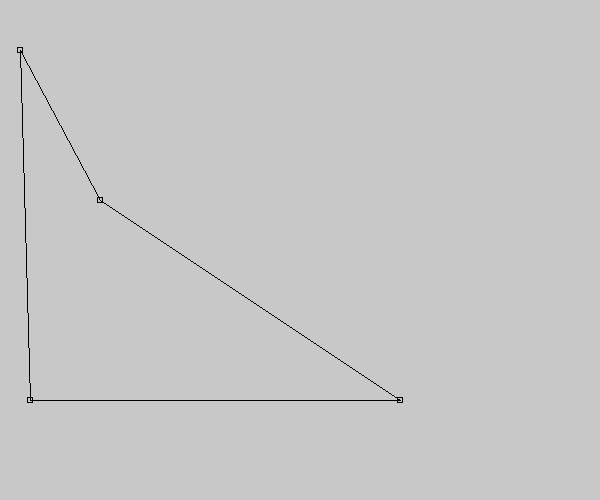
Frame 1 (no input)
Frame 60 (the mouse pressed at the canvas centre just before this capture): identical to frame 1, image omitted
Frame 120 (the mouse held since frame 60 and released just before this capture): identical to frame 1, image omitted

The Processing sketch that drew this single still picture (run headless with seeded random() and noise(); from frame 60 on, the mouse is pressed at the canvas centre):

// Processing sketch: insidePolygon
// ── insidePolygon.pde
PVector[] points = new PVector[4];
PVector P;

void draw()
{
  background(200);
  beginShape();
  
  if (checkPointInsidePolygon (points, P)) 
    fill (255, 0, 0,20); 
  else noFill();

  for (int i=0; i < 4; i++)
    vertex(points[i].x, points[i].y);

  endShape(CLOSE);
  
  rectMode(CENTER);
  noFill();
  for (int i=0; i < 4; i++)
  {
   rect( points[i].x, points[i].y,5,5);
  }
  
  update();
}


void update()
{
  P.set(mouseX, mouseY);
}

void setup()
{

  size(600, 500);
  points[0] = new PVector (20, 50);
  points[1] = new PVector (100, 200);
  points[2] = new PVector (400, 400);
  points[3] = new PVector (30, 400);

  P = new PVector();
  
  noSmooth();
}


// http://www.ecse.rpi.edu/Homepages/wrf/Research/Short_Notes/pnpoly.html
boolean checkPointInsidePolygon(PVector[] points, PVector P)
{
  int i, j;
  boolean c = false;
  for (i = 0, j = points.length-1; i < points.length; j = i++) {
    if ( ((points[i].y>P.y) != (points[j].y>P.y)) &&
      (P.x < (points[j].x-points[i].x) * (P.y-points[i].y) / (points[j].y-points[i].y) + points[i].x) )
      c = !c;
  }
  return c;
}
